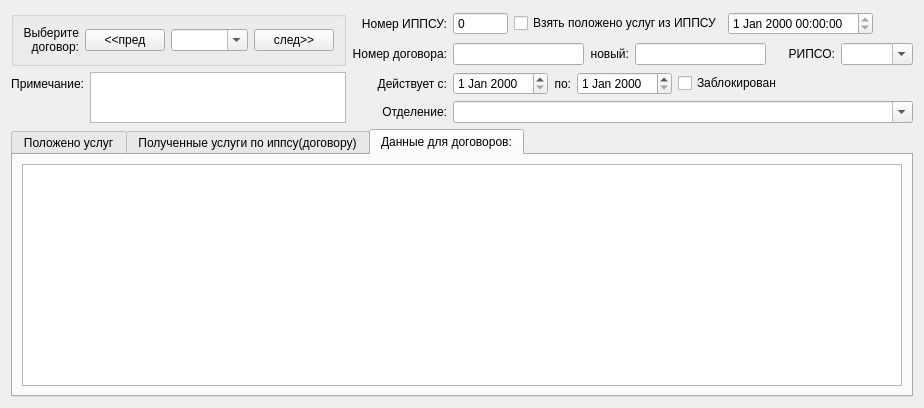
            <widget class="myQWidget" name="tab_client_contr">
             <attribute name="title">
              <string>Договора</string>
             </attribute>
             <layout class="QVBoxLayout" name="verticalLayout_34">
              <item>
               <layout class="QGridLayout" name="gridLayout_25">
                <item row="0" column="5">
                 <widget class="QLabel" name="label_60">
                  <property name="text">
                   <string>Номер ИППСУ:</string>
                  </property>
                  <property name="alignment">
                   <set>Qt::AlignRight|Qt::AlignTrailing|Qt::AlignVCenter</set>
                  </property>
                 </widget>
                </item>
                <item row="1" column="11">
                 <widget class="QLabel" name="label_59">
                  <property name="text">
                   <string>РИПСО:</string>
                  </property>
                  <property name="alignment">
                   <set>Qt::AlignRight|Qt::AlignTrailing|Qt::AlignVCenter</set>
                  </property>
                 </widget>
                </item>
                <item row="0" column="7" colspan="6">
                 <layout class="QHBoxLayout" name="horizontalLayout_24">
                  <item>
                   <widget class="QCheckBox" name="chk_to_recheck">
                    <property name="sizePolicy">
                     <sizepolicy hsizetype="Fixed" vsizetype="Fixed">
                      <horstretch>0</horstretch>
                      <verstretch>0</verstretch>
                     </sizepolicy>
                    </property>
                    <property name="text">
                     <string>Взять положено услуг из ИППСУ</string>
                    </property>
                   </widget>
                  </item>
                  <item>
                   <widget class="QDateTimeEdit" name="dte_check_date">
                    <property name="enabled">
                     <bool>true</bool>
                    </property>
                    <property name="sizePolicy">
                     <sizepolicy hsizetype="Fixed" vsizetype="Fixed">
                      <horstretch>0</horstretch>
                      <verstretch>0</verstretch>
                     </sizepolicy>
                    </property>
                    <property name="readOnly">
                     <bool>true</bool>
                    </property>
                   </widget>
                  </item>
                  <item>
                   <spacer name="horizontalSpacer_3">
                    <property name="orientation">
                     <enum>Qt::Horizontal</enum>
                    </property>
                    <property name="sizeHint" stdset="0">
                     <size>
                      <width>40</width>
                      <height>20</height>
                     </size>
                    </property>
                   </spacer>
                  </item>
                 </layout>
                </item>
                <item row="1" column="12">
                 <widget class="QComboBox" name="cbx_0__dep_has_ripso">
                  <property name="editable">
                   <bool>true</bool>
                  </property>
                 </widget>
                </item>
                <item row="1" column="5">
                 <widget class="QLabel" name="label_55">
                  <property name="sizePolicy">
                   <sizepolicy hsizetype="Fixed" vsizetype="Preferred">
                    <horstretch>0</horstretch>
                    <verstretch>0</verstretch>
                   </sizepolicy>
                  </property>
                  <property name="text">
                   <string>Номер договора:</string>
                  </property>
                  <property name="alignment">
                   <set>Qt::AlignRight|Qt::AlignTrailing|Qt::AlignVCenter</set>
                  </property>
                 </widget>
                </item>
                <item row="0" column="0" rowspan="2" colspan="5">
                 <widget class="QGroupBox" name="groupBox_7">
                  <property name="title">
                   <string/>
                  </property>
                  <property name="flat">
                   <bool>false</bool>
                  </property>
                  <layout class="QHBoxLayout" name="horizontalLayout_15">
                   <item>
                    <widget class="QLabel" name="label_62">
                     <property name="text">
                      <string>&lt;html&gt;&lt;head/&gt;&lt;body&gt;&lt;p&gt;Выберите&lt;br&gt;договор:&lt;/p&gt;&lt;/body&gt;&lt;/html&gt;</string>
                     </property>
                     <property name="alignment">
                      <set>Qt::AlignRight|Qt::AlignTrailing|Qt::AlignVCenter</set>
                     </property>
                    </widget>
                   </item>
                   <item>
                    <widget class="QPushButton" name="btn_prev_2">
                     <property name="sizePolicy">
                      <sizepolicy hsizetype="Fixed" vsizetype="Fixed">
                       <horstretch>0</horstretch>
                       <verstretch>0</verstretch>
                      </sizepolicy>
                     </property>
                     <property name="text">
                      <string>&lt;&lt;пред</string>
                     </property>
                    </widget>
                   </item>
                   <item>
                    <widget class="QComboBoxWithDataMapper" name="cbx_1_contracts__by_ufio_id">
                     <property name="sizePolicy">
                      <sizepolicy hsizetype="Expanding" vsizetype="Fixed">
                       <horstretch>0</horstretch>
                       <verstretch>0</verstretch>
                      </sizepolicy>
                     </property>
                     <property name="editable">
                      <bool>true</bool>
                     </property>
                     <property name="sort_order" stdset="0">
                      <number>1</number>
                     </property>
                    </widget>
                   </item>
                   <item>
                    <widget class="QPushButton" name="btn_next_2">
                     <property name="sizePolicy">
                      <sizepolicy hsizetype="Fixed" vsizetype="Fixed">
                       <horstretch>0</horstretch>
                       <verstretch>0</verstretch>
                      </sizepolicy>
                     </property>
                     <property name="text">
                      <string>след&gt;&gt;</string>
                     </property>
                    </widget>
                   </item>
                  </layout>
                 </widget>
                </item>
                <item row="2" column="1" rowspan="2" colspan="4">
                 <widget class="QPlainTextEdit" name="pte_contracts_note">
                  <property name="sizePolicy">
                   <sizepolicy hsizetype="Expanding" vsizetype="Ignored">
                    <horstretch>0</horstretch>
                    <verstretch>0</verstretch>
                   </sizepolicy>
                  </property>
                  <property name="minimumSize">
                   <size>
                    <width>0</width>
                    <height>0</height>
                   </size>
                  </property>
                 </widget>
                </item>
                <item row="2" column="5">
                 <widget class="QLabel" name="label_56">
                  <property name="sizePolicy">
                   <sizepolicy hsizetype="Minimum" vsizetype="Preferred">
                    <horstretch>0</horstretch>
                    <verstretch>0</verstretch>
                   </sizepolicy>
                  </property>
                  <property name="text">
                   <string>Действует c:</string>
                  </property>
                  <property name="alignment">
                   <set>Qt::AlignRight|Qt::AlignTrailing|Qt::AlignVCenter</set>
                  </property>
                 </widget>
                </item>
                <item row="2" column="0">
                 <widget class="QLabel" name="label_61">
                  <property name="sizePolicy">
                   <sizepolicy hsizetype="Fixed" vsizetype="Preferred">
                    <horstretch>0</horstretch>
                    <verstretch>0</verstretch>
                   </sizepolicy>
                  </property>
                  <property name="text">
                   <string>Примечание:</string>
                  </property>
                  <property name="alignment">
                   <set>Qt::AlignRight|Qt::AlignTrailing|Qt::AlignVCenter</set>
                  </property>
                 </widget>
                </item>
                <item row="4" column="0" colspan="13">
                 <widget class="myQTabWidget" name="tab_sub_ufio">
                  <property name="currentIndex">
                   <number>2</number>
                  </property>
                  <widget class="myQWidget" name="tab_42">
                   <attribute name="title">
                    <string>Положено услуг</string>
                   </attribute>
                   <layout class="QVBoxLayout" name="verticalLayout_40">
                    <item>
                     <widget class="QPushButton" name="pushButton">
                      <property name="text">
                       <string>Получить план услуг из ПУКДССО</string>
                      </property>
                     </widget>
                    </item>
                    <item>
                     <widget class="myQTableView" name="table__contracts_has_serv__where_contracts_id__by_contracts_id">
                      <property name="sizePolicy">
                       <sizepolicy hsizetype="Preferred" vsizetype="Expanding">
                        <horstretch>0</horstretch>
                        <verstretch>0</verstretch>
                       </sizepolicy>
                      </property>
                     </widget>
                    </item>
                   </layout>
                  </widget>
                  <widget class="myQWidget" name="tab_43">
                   <attribute name="title">
                    <string>Полученные услуги по иппсу(договору)</string>
                   </attribute>
                   <layout class="QVBoxLayout" name="verticalLayout_41">
                    <item>
                     <widget class="myQTableView" name="table_main__where_ufio_id__by_contracts_id"/>
                    </item>
                   </layout>
                  </widget>
                  <widget class="myQWidget" name="tab_54">
                   <attribute name="title">
                    <string>Данные для договоров:</string>
                   </attribute>
                   <layout class="QGridLayout" name="gridLayout_92">
                    <item row="0" column="0">
                     <widget class="add_info_QTableView" name="table__ufio_has_add_info__where_ufio_id__by_contracts_id">
                      <property name="sizePolicy">
                       <sizepolicy hsizetype="Expanding" vsizetype="Minimum">
                        <horstretch>0</horstretch>
                        <verstretch>0</verstretch>
                       </sizepolicy>
                      </property>
                      <property name="minimumSize">
                       <size>
                        <width>0</width>
                        <height>0</height>
                       </size>
                      </property>
                     </widget>
                    </item>
                   </layout>
                  </widget>
                 </widget>
                </item>
                <item row="3" column="6" colspan="7">
                 <widget class="QComboBox" name="cbx_0_worker_has_dep">
                  <property name="editable">
                   <bool>true</bool>
                  </property>
                 </widget>
                </item>
                <item row="2" column="6" colspan="7">
                 <layout class="QHBoxLayout" name="horizontalLayout_16">
                  <item>
                   <widget class="QDateEdit" name="de_startdate">
                    <property name="sizePolicy">
                     <sizepolicy hsizetype="Minimum" vsizetype="Ignored">
                      <horstretch>0</horstretch>
                      <verstretch>0</verstretch>
                     </sizepolicy>
                    </property>
                   </widget>
                  </item>
                  <item>
                   <widget class="QLabel" name="label_57">
                    <property name="sizePolicy">
                     <sizepolicy hsizetype="Minimum" vsizetype="Preferred">
                      <horstretch>0</horstretch>
                      <verstretch>0</verstretch>
                     </sizepolicy>
                    </property>
                    <property name="text">
                     <string>по:</string>
                    </property>
                    <property name="alignment">
                     <set>Qt::AlignRight|Qt::AlignTrailing|Qt::AlignVCenter</set>
                    </property>
                   </widget>
                  </item>
                  <item>
                   <widget class="QDateEdit" name="de_enddate">
                    <property name="sizePolicy">
                     <sizepolicy hsizetype="Minimum" vsizetype="Fixed">
                      <horstretch>0</horstretch>
                      <verstretch>0</verstretch>
                     </sizepolicy>
                    </property>
                   </widget>
                  </item>
                  <item>
                   <widget class="QCheckBox" name="chk_blocked">
                    <property name="text">
                     <string>Заблокирован</string>
                    </property>
                   </widget>
                  </item>
                  <item>
                   <spacer name="horizontalSpacer">
                    <property name="orientation">
                     <enum>Qt::Horizontal</enum>
                    </property>
                    <property name="sizeHint" stdset="0">
                     <size>
                      <width>40</width>
                      <height>20</height>
                     </size>
                    </property>
                   </spacer>
                  </item>
                 </layout>
                </item>
                <item row="0" column="6">
                 <widget class="QSpinBox" name="sp_ippsuNum">
                  <property name="buttonSymbols">
                   <enum>QAbstractSpinBox::NoButtons</enum>
                  </property>
                  <property name="showGroupSeparator" stdset="0">
                   <bool>true</bool>
                  </property>
                  <property name="maximum">
                   <number>999999999</number>
                  </property>
                  <property name="singleStep">
                   <number>0</number>
                  </property>
                 </widget>
                </item>
                <item row="3" column="5">
                 <widget class="QLabel" name="label_58">
                  <property name="sizePolicy">
                   <sizepolicy hsizetype="Minimum" vsizetype="Preferred">
                    <horstretch>0</horstretch>
                    <verstretch>0</verstretch>
                   </sizepolicy>
                  </property>
                  <property name="text">
                   <string>Отделение:</string>
                  </property>
                  <property name="alignment">
                   <set>Qt::AlignRight|Qt::AlignTrailing|Qt::AlignVCenter</set>
                  </property>
                 </widget>
                </item>
                <item row="1" column="6" colspan="5">
                 <layout class="QHBoxLayout" name="horizontalLayout_25">
                  <item>
                   <widget class="myQLineEdit" name="qle_contracts">
                    <property name="sizePolicy">
                     <sizepolicy hsizetype="Expanding" vsizetype="Maximum">
                      <horstretch>0</horstretch>
                      <verstretch>0</verstretch>
                     </sizepolicy>
                    </property>
                    <property name="alignment">
                     <set>Qt::AlignBottom|Qt::AlignLeading|Qt::AlignLeft</set>
                    </property>
                   </widget>
                  </item>
                  <item>
                   <widget class="QLabel" name="label_84">
                    <property name="sizePolicy">
                     <sizepolicy hsizetype="Fixed" vsizetype="Preferred">
                      <horstretch>0</horstretch>
                      <verstretch>0</verstretch>
                     </sizepolicy>
                    </property>
                    <property name="text">
                     <string>новый:</string>
                    </property>
                    <property name="alignment">
                     <set>Qt::AlignRight|Qt::AlignTrailing|Qt::AlignVCenter</set>
                    </property>
                   </widget>
                  </item>
                  <item>
                   <widget class="QLineEdit" name="qle_contracts2">
                    <property name="sizePolicy">
                     <sizepolicy hsizetype="Expanding" vsizetype="Fixed">
                      <horstretch>0</horstretch>
                      <verstretch>0</verstretch>
                     </sizepolicy>
                    </property>
                    <property name="minimumSize">
                     <size>
                      <width>0</width>
                      <height>0</height>
                     </size>
                    </property>
                    <property name="toolTip">
                     <string>договор в этом году, можно не заполнять</string>
                    </property>
                   </widget>
                  </item>
                 </layout>
                </item>
               </layout>
              </item>
             </layout>
            </widget>
